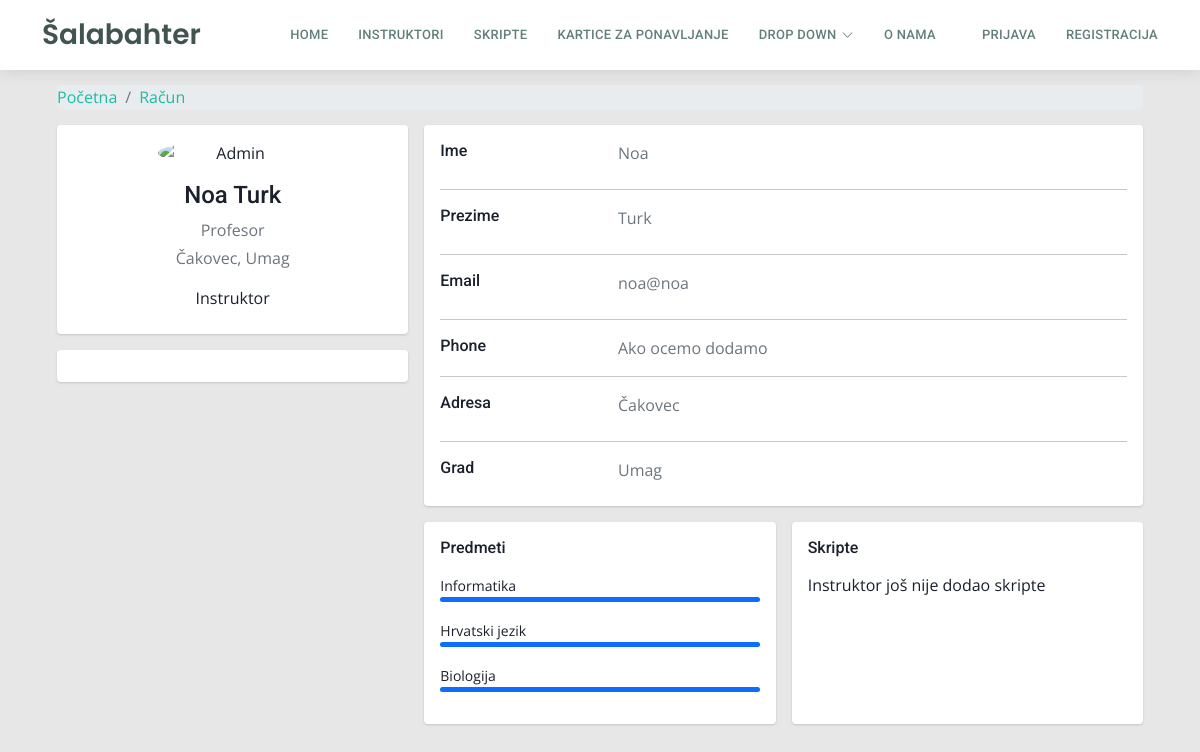
The page /profil?korisnik=22 on the database as committed earlier.
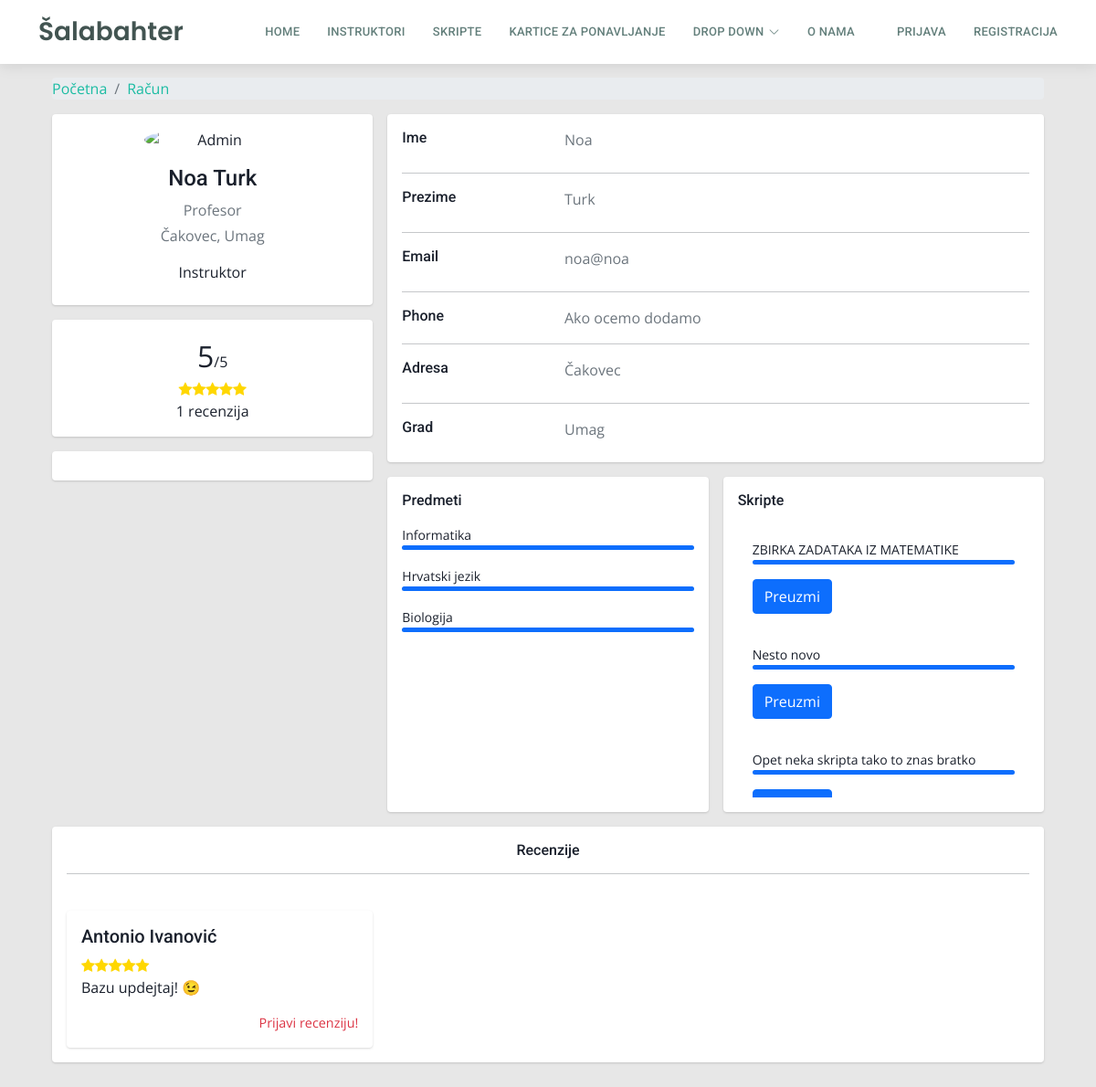
The same page on the database as committed later.
### tables this page shows
CREATE TABLE `predmeti` (
  `predmet_id` int(11) NOT NULL,
  `naziv_predmeta` varchar(255) DEFAULT NULL,
  `predmet_boja` varchar(255) NOT NULL
);

CREATE TABLE `skripte` (
  `skripta_id` int(11) NOT NULL,
  `predmet_id` int(11) NOT NULL,
  `naziv_skripte` varchar(255) NOT NULL,
  `opis_skripte` longtext NOT NULL,
  `broj_pregleda` int(11) NOT NULL,
  `datum_kreiranja` date NOT NULL,
  `skripta_putanja` varchar(255) NOT NULL,
  `korisnik_id` int(11) NOT NULL
);

CREATE TABLE `recenzije` (
  `recenzija_id` int(11) NOT NULL,
  `ocjena` int(1) NOT NULL,
  `komentar` varchar(255) NOT NULL,
  `odKorisnika` int(11) NOT NULL,
  `zaKorisnika` int(11) NOT NULL
);

CREATE TABLE `korisnik` (
  `korisnik_id` int(11) NOT NULL,
  `ime` varchar(50) DEFAULT NULL,
  `prezime` varchar(50) DEFAULT NULL,
  `email` varchar(100) DEFAULT NULL,
  `lozinka` varchar(255) DEFAULT NULL,
  `adresa` varchar(255) DEFAULT NULL,
  `mjesto` int(5) DEFAULT NULL,
  `datum_rodenja` date DEFAULT NULL,
  `slika_korisnika` varchar(255) DEFAULT NULL,
  `status_korisnika` int(20) DEFAULT NULL,
  `isAdmin` tinyint(1) NOT NULL
);

### profil/index.php (the view, shortened to what the changed rows need)
<?php
$con = require "../includes/connection/spajanje.php";
$korisnikID = $_GET['korisnik'];
$sqlProvjeraInstruktora = "SELECT * FROM instruktori WHERE korisnik_id =  {$korisnikID}";
$rezultatInstruktor = $con->query($sqlProvjeraInstruktora);
$instruktor = $rezultatInstruktor->fetch_assoc();
if ($rezultatInstruktor->num_rows > 0) {
  $korisnikJeInstruktor = true;
} else {
  $korisnikJeInstruktor = false;
}
if ($korisnikJeInstruktor) {
  $sqlInstruktoroviPredmeti = "SELECT naziv_predmeta FROM instruktorovipredmeti,predmeti WHERE instruktorovipredmeti.predmet_id=predmeti.predmet_id AND instruktorovipredmeti.instruktor_id = {$instruktor['instruktor_id']}";
  $rezultatInstruktoroviPredmeti = $con->query($sqlInstruktoroviPredmeti);
  $sqlSkripteKorisnika = "SELECT * FROM skripte WHERE korisnik_id = {$korisnikID}";
  $resultSkripteKorisnika = $con->query($sqlSkripteKorisnika);
  if ($resultSkripteKorisnika->num_rows > 0) {
    $korisnikImaSkripte = true;
  } else {
    $korisnikImaSkripte = false;
  }
}
$sqlDohvatiRecenzije = "SELECT * FROM recenzije WHERE zaKorisnika = {$korisnikID}";
$rezultatRecenzije = $con->query($sqlDohvatiRecenzije);
if ($rezultatRecenzije->num_rows > 0) {
  $imaRecenzije = true;
} else {
  $imaRecenzije = false;
}
?>
<!DOCTYPE html>
<html lang="en">
<head>
  <?php include '../assets/css/stiliranjeSporedno.php'; ?>
  <link rel="stylesheet" href="https://cdnjs.cloudflare.com/ajax/libs/font-awesome/4.7.0/css/font-awesome.min.css">
  <link href="../assets/css/dashboard.css" rel="stylesheet">
  <link href="../assets/css/recenzije.css" rel="stylesheet">
</head>
<body>
  <?php include '../includes/header.php'; ?>
  <div class="container">
    <div class="main-body">
      <div class="row gutters-sm">
        <div class="col-md-4 mb-3 ">
          <?php if ($imaRecenzije) : ?>
            <div class="card mt-3">
              <div class="card-body ">
                <div class="row">
                  <div class="col-12 ">
                    <div class="content text-center">
                      <div class="ratings">
                        <?php
                        $sqlDohvatiOcjene = "SELECT ROUND(AVG(ocjena),1) as prosjek, COUNT(ocjena) as brojOcjena FROM recenzije WHERE zaKorisnika = {$korisnikID}";
                        $rezultatOcjene = $con->query($sqlDohvatiOcjene);
                        $ocjene = $rezultatOcjene->fetch_assoc();
                        $ocjene = floatval($ocjene['prosjek']);
                        $sqlBrojRecenzija = "SELECT COUNT(ocjena) as brojOcjena FROM recenzije WHERE zaKorisnika = {$korisnikID}";
                        $rezultatBrojRecenzija = $con->query($sqlBrojRecenzija);
                        $brojRecenzija = $rezultatBrojRecenzija->fetch_assoc();
                        $brojRecenzija = $brojRecenzija['brojOcjena'];
                        ?>
                        <span style="font-size: 2em;"><?php echo $ocjene; ?></span><span>/5 <br></span>
                        <?php
                        for ($i = 1; $i <= 5; $i++) {
                          if ($i <= $ocjene) {
                            echo '<i class="fa fa-star" style="color:gold;"></i>';
                          } else {
                            echo '<i class="fa fa-star-o"></i>';
                          }
                        }
                        ?>
                        <div class="rating-text">
                          <span><?php echo $brojRecenzija ?> recenzija</span>
                        </div>
                      </div>
                    </div>
                  </div>
                </div>
              </div>
            </div>
          <?php endif; ?>
        </div>
        <div class="col-md-8">
          <?php if ($korisnikJeInstruktor) : ?>
            <div class="row gutters-sm">
              <div class="col-sm-6 mb-3">
                <div class="card h-100">
                  <div class="card-body">
                    <h6 class="d-flex align-items-center mb-3">Predmeti</h6>
                    <?php while ($row = $rezultatInstruktoroviPredmeti->fetch_assoc()) : ?>
                      <small><?php echo $row['naziv_predmeta']; ?></small>
                      <div class="progress mb-3" style="height: 5px">
                        <div class="progress-bar bg-primary" role="progressbar" style="width: 100%" aria-valuenow="80" aria-valuemin="0" aria-valuemax="100"></div>
                      </div>
                    <?php endwhile; ?>
                  </div>
                </div>
              </div>
              <div class="col-sm-6 mb-3">
                <div class="card h-100">
                  <div class="card-body">
                    <div class="row overflow-auto" style="max-height: 300px;">
                      <div class="col-sm mb-3">
                        <?php
                        if ($korisnikImaSkripte) :
                          while ($row = $resultSkripteKorisnika->fetch_assoc()) : ?>
                            <div class="card-body">
                              <small><?php echo $row['naziv_skripte']; ?></small>
                              <div class="progress mb-3" style="height: 5px">
                                <div class="progress-bar bg-primary" role="progressbar" style="width: 100%" aria-valuenow="100" aria-valuemin="0" aria-valuemax="100"></div>
                              </div>
                              <a href="<?php echo "../skripte/".$row['skripta_putanja']; ?>" class="btn btn-primary" download>Preuzmi</a>
                            </div>
                        <?php endwhile;
                        else : echo "Instruktor još nije dodao skripte";
                        endif; ?>
                      </div>
                    </div>
                  </div>
                </div>
              </div>
            </div>
          <?php endif; ?>
        </div>
      </div>
      <?php if ($imaRecenzije) : ?>
        <div class="row">
          <div class="col-md-12">
            <div class="card mb-3">
              <div class="card-body">
                <div class="row">
                  <div class="col d-flex justify-content-center">
                    <h6 class="mb-0">Recenzije</h6>
                  </div>
                </div>
                <hr>
                <div class="row">
                  <?php
                  $sqlSveRecnezije = "SELECT * FROM recenzije WHERE zaKorisnika = {$korisnikID}";
                  $rezultatSveRecenzije = $con->query($sqlSveRecnezije);
                  if ($rezultatSveRecenzije->num_rows > 0) :
                    while ($red = $rezultatSveRecenzije->fetch_assoc()) :
                      $sqlKorisnik = "SELECT korisnik.ime, korisnik.prezime, recenzije.ocjena, recenzije.komentar
                        FROM korisnik
                        JOIN recenzije ON korisnik.korisnik_id = recenzije.odKorisnika
                        WHERE recenzije.recenzija_id = {$red['recenzija_id']}";
                      $rezultatKorisnik = $con->query($sqlKorisnik);
                      $korisnik = $rezultatKorisnik->fetch_assoc();
                  ?>
                      <div class="col-sm-4">
                        <div class="card mt-4 ">
                          <div class="card-body">
                            <div class="row">
                              <div class="col">
                                <h5><?php echo $korisnik['ime'] . " " . $korisnik['prezime'] ?></h5>
                              </div>
                            </div>
                            <div class="row">
                              <div class="col">
                                <?php
                                for ($i = 1; $i <= 5; $i++) {
                                  if ($i <= $korisnik['ocjena']) {
                                    echo '<i class="fa fa-star" style="color:gold;"></i>';
                                  } else {
                                    echo '<i class="fa fa-star-o"></i>';
                                  }
                                }
                                ?>
                              </div>
                            </div>
                            <div class="row">
                              <div class="col">
                                <p><?php echo $korisnik['komentar'] ?></p>
                              </div>
                            </div>
                            <div class="row">
                              <div class="col d-flex justify-content-end">
                                <a href="#" class="text text-danger" style="font-size: 0.9rem;">Prijavi recenziju!</a>
                              </div>
                            </div>
                          </div>
                        </div>
                      </div>
                  <?php endwhile;
                  else : echo "Nema recenzija";
                  endif; ?>
                </div>
              </div>
            </div>
          </div>
        </div>
      <?php endif; ?>
    </div>
  </div>
</body>
</html>

Rows that differ between the two databases and show on the page:
added skripte: naziv_skripte "ZBIRKA ZADATAKA IZ MATEMATIKE"
added skripte: naziv_skripte "Nesto novo"
added skripte: naziv_skripte "Opet neka skripta tako to znas bratko"
added recenzije: odKorisnika.ime "Antonio", odKorisnika.prezime "Ivanović", ocjena 5 (drawn), komentar "Bazu updejtaj! 😉"
Other text that changed with them:
$ocjene: (not shown) → "5"
$brojRecenzija: (not shown) → "1"
text no longer shown: "Instruktor još nije dodao skripte"
text now shown: "/5 recenzija Recenzije"
